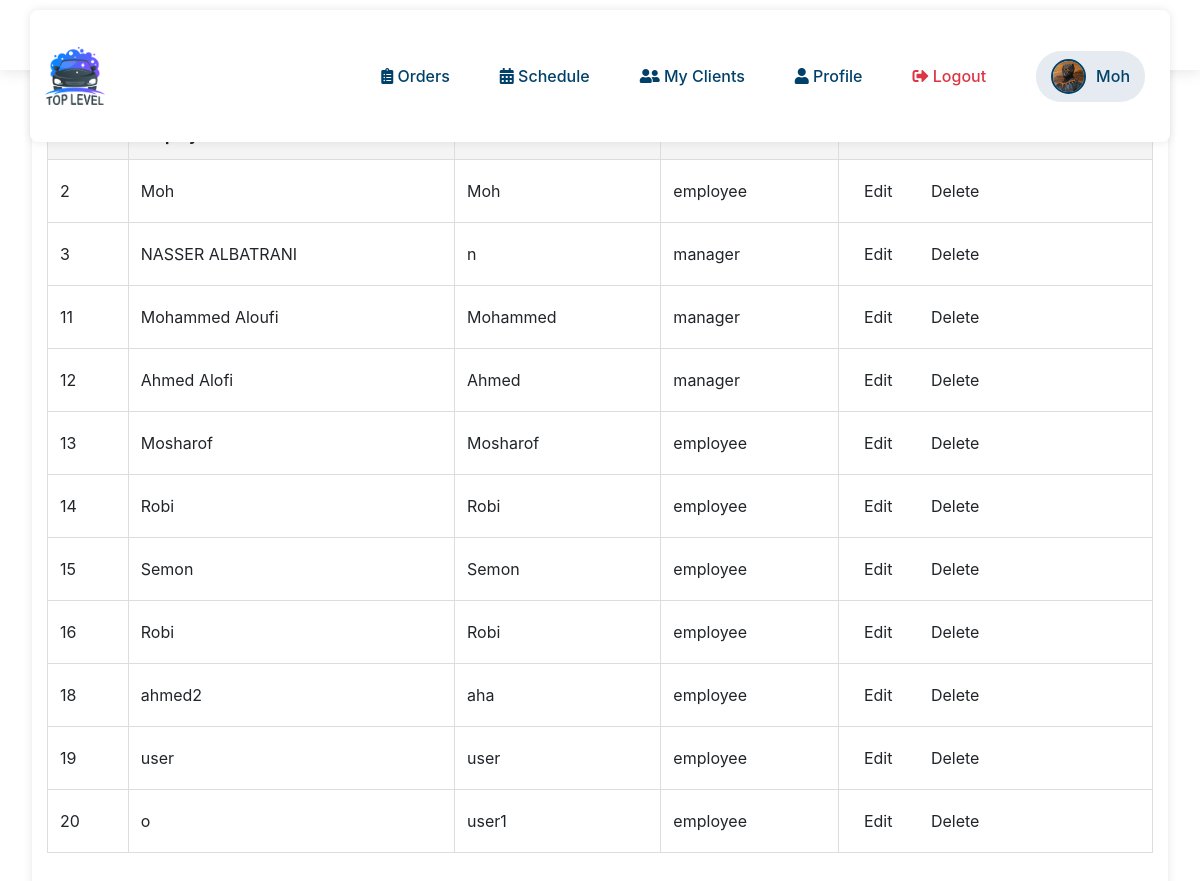
Page /users_list.php (signed in) on the earlier database version.
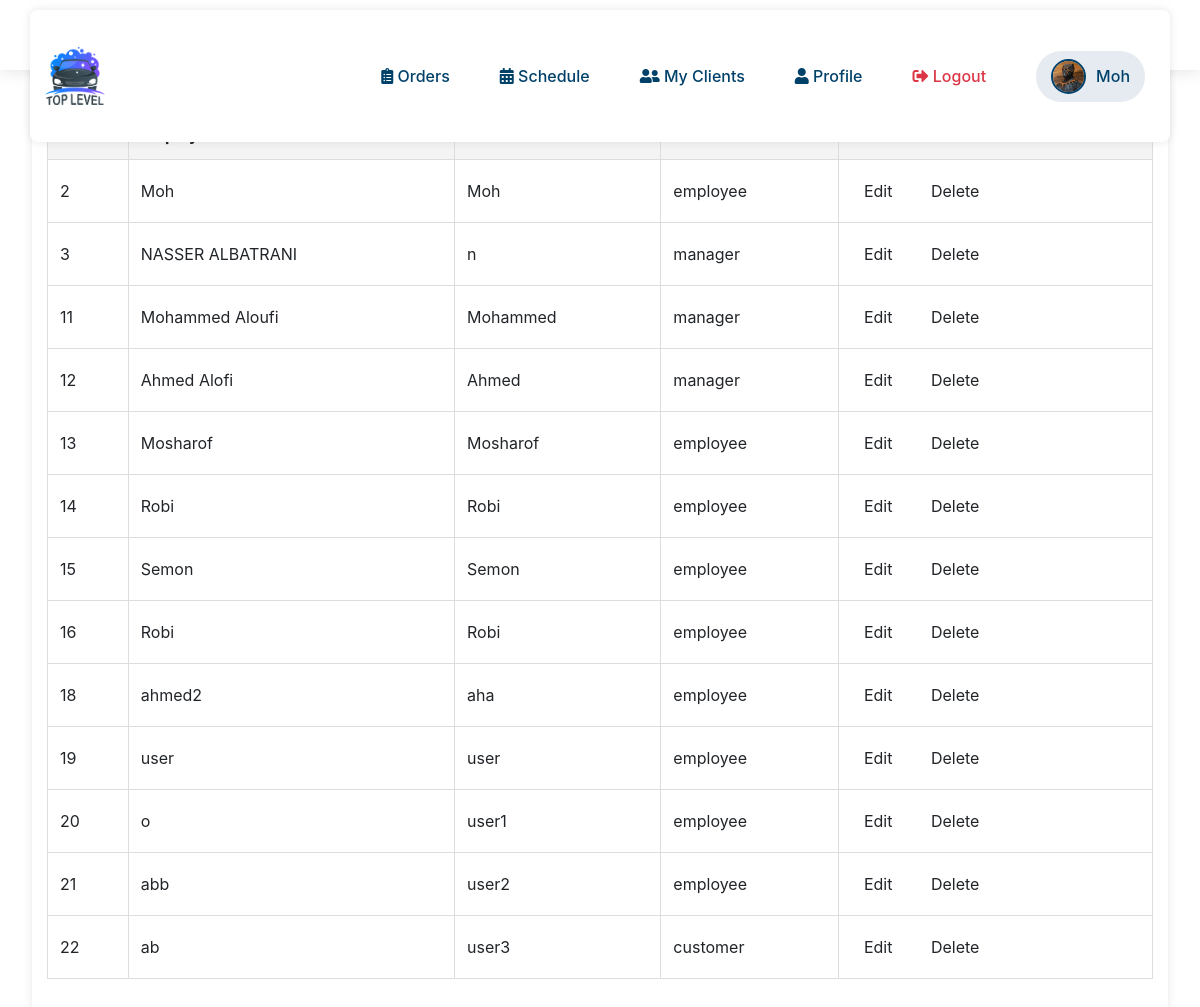
Same page on the later database version.
### tables this page shows
CREATE TABLE `users` (
  `id` int(11) NOT NULL,
  `username` varchar(50) NOT NULL,
  `password` varchar(255) NOT NULL,
  `role` enum('manager','employee','customer') NOT NULL DEFAULT 'customer',
  `phone` varchar(15) DEFAULT NULL,
  `email` varchar(100) DEFAULT NULL,
  `employee_name` varchar(100) NOT NULL,
  `image` varchar(255) DEFAULT NULL,
  `salary` decimal(10,2) NOT NULL DEFAULT 0.00,
  `qr_code` varchar(255) DEFAULT NULL
);

### users_list.php (the view, shortened to what this page needs)
<?php
include('db.php');
$result = $conn->query("SELECT * FROM users");
?>
<!DOCTYPE html>
<html lang="en">
<head>
    <link rel="stylesheet" href="https://stackpath.bootstrapcdn.com/bootstrap/4.5.2/css/bootstrap.min.css">
</head>
<body>
    <?php include 'nav.php'; ?>
    <div class="container">
        <h2>Users List</h2>
        <table>
            <thead>
                <tr>
                    <th>ID</th>
                    <th>Employee Name</th>
                    <th>Username</th>
                    <th>Role</th>
                    <th>Actions</th>
                </tr>
            </thead>
            <tbody>
                <?php while ($user = $result->fetch_assoc()): ?>
                    <tr>
                        <td><?php echo htmlspecialchars($user['id']); ?></td>
                        <td><?php echo htmlspecialchars($user['employee_name']); ?></td>
                        <td><?php echo htmlspecialchars($user['username']); ?></td>
                        <td><?php echo htmlspecialchars($user['role']); ?></td>
                        <td>
                            <a href="edit_user.php?id=<?php echo $user['id']; ?>" class="btn btn-edit">Edit</a>
                            <a href="delete_user.php?id=<?php echo $user['id']; ?>" class="btn btn-delete" onclick="return confirm('Are you sure you want to delete this user?')">Delete</a>
                        </td>
                    </tr>
                <?php endwhile; ?>
            </tbody>
        </table>
    </div>
</body>
</html>

Differences in the rows shown:
added users: id "21", employee_name "abb", username "user2", role "employee"
added users: id "22", employee_name "ab", username "user3", role "customer"
